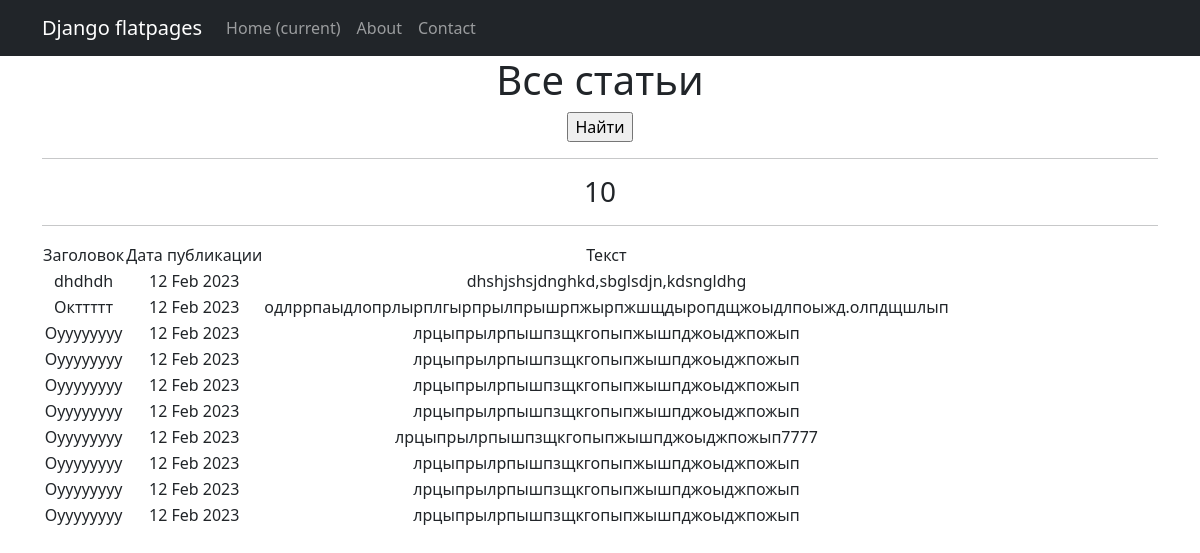
Page /news/ on the committed database.
### news/models.py (models this page shows, shortened)
class Post(models.Model):
    author = models.ForeignKey(Author, on_delete=models.CASCADE)
    NEWS = 'NW'
    ARTICLE = 'AR'
    CATEGORY_CHOICES = (
        (NEWS, 'Новость'),
        (ARTICLE, 'Статья'),
    )
    categoryType = models.CharField(max_length=2, choices=CATEGORY_CHOICES, default=ARTICLE)
    dateCreation = models.DateTimeField(auto_now_add=True)
    postCategory = models.ManyToManyField(Category, through='PostCategory')
    title = models.CharField(max_length=128)
    text = models.TextField()
    rating = models.SmallIntegerField(default=0)

### news/views.py (the view)
# urls.py: path('', NewsList.as_view(), name='news_list'),
class NewsList(ListView):
    model = Post
    ordering = '-dateCreation'
    template_name = 'news.html'
    context_object_name = 'news'
    paginate_by = 10

### news/templatetags/custom_filters.py (called while the page is built)
@register.filter()
def censor(value):
    bad_words = ('редиска')
    if not isinstance(value, str):
        raise TypeError(f"unresolved type '{type(value)}' expected type 'str'")
    for word in value.split():
        if word.lower() in bad_words:
            value = value.replace(word, f"{word[0]}{'*' * (len(word) - 1)}")
    return value

### templates/news.html (shortened to what this page needs)
{% extends 'flatpages/default.html' %}
{% load custom_filters %}!
{% block content %}
   <h1>Все статьи</h1>
   <form action="" method="get">
       <input type="submit" value="Найти" />
   </form>
<hr>
   <h3>{{ news|length }}</h3>
   <hr>
   {% if news %}
       <table>
           <tr>
               <td>Заголовок</td>
               <td>Дата публикации</td>
               <td>Текст</td>
        {% for news1 in news %}
           <tr>
               <td>{{ news1.title|censor }}</td>
               <td>{{ news1.dateCreation|date:'d M Y' }}</td>
               <td>{{ news1.text|truncatewords:20|censor }}</td>
          <td>
                </td>
            </tr>
            {% endfor %}
       </table>
   {% else %}
       <h2>Статей нет!</h2>
   {% endif %}
{% endblock content %}

### rows in the picture
Post: title|censor "dhdhdh", dateCreation "12 Feb 2023", text|censor "dhshjshsjdnghkd,sbglsdjn,kdsngldhg"
Post: title|censor "Окттттт", dateCreation "12 Feb 2023", text|censor "одлррпаыдлопрлырплгырпрылпрышрпжырпжшщдыропдщжоыдлпоыжд.олпдщшлып"
Post: title|censor "Оуууууууу", dateCreation "12 Feb 2023", text|censor "лрцыпрылрпышпзщкгопыпжышпджоыджпожып"
Post: title|censor "Оуууууууу", dateCreation "12 Feb 2023", text|censor "лрцыпрылрпышпзщкгопыпжышпджоыджпожып"
Post: title|censor "Оуууууууу", dateCreation "12 Feb 2023", text|censor "лрцыпрылрпышпзщкгопыпжышпджоыджпожып"
Post: title|censor "Оуууууууу", dateCreation "12 Feb 2023", text|censor "лрцыпрылрпышпзщкгопыпжышпджоыджпожып"
Post: title|censor "Оуууууууу", dateCreation "12 Feb 2023", text|censor "лрцыпрылрпышпзщкгопыпжышпджоыджпожып7777"
Post: title|censor "Оуууууууу", dateCreation "12 Feb 2023", text|censor "лрцыпрылрпышпзщкгопыпжышпджоыджпожып"
Post: title|censor "Оуууууууу", dateCreation "12 Feb 2023", text|censor "лрцыпрылрпышпзщкгопыпжышпджоыджпожып"
Post: title|censor "Оуууууууу", dateCreation "12 Feb 2023", text|censor "лрцыпрылрпышпзщкгопыпжышпджоыджпожып"

### other values in the picture
{{ news|length }} "10"
